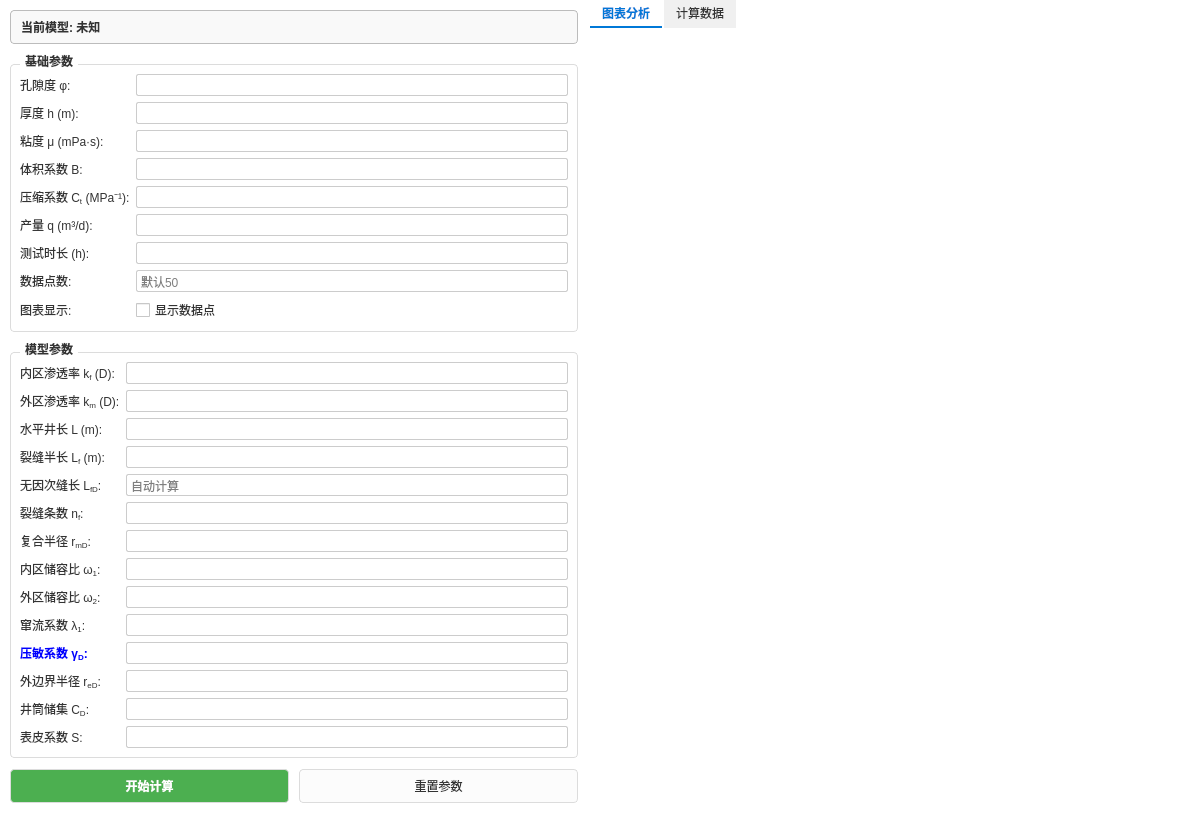
<?xml version="1.0" encoding="UTF-8"?>
<ui version="4.0">
 <class>WT_ModelWidget</class>
 <widget class="QWidget" name="WT_ModelWidget">
  <property name="geometry">
   <rect>
    <x>0</x>
    <y>0</y>
    <width>1200</width>
    <height>813</height>
   </rect>
  </property>
  <property name="windowTitle">
   <string>压裂水平井复合模型 (01-06)</string>
  </property>
  <property name="styleSheet">
   <string notr="true">/* 全局设置：白底黑字 */
QWidget {
        color: #333333;
        background-color: white;
        font-family: &quot;Microsoft YaHei&quot;;
        font-size: 9pt;
}

/* 分裂器手柄完全透明，去除竖线 */
QSplitter::handle {
        background-color: transparent;
}

/* 分组框样式 */
QGroupBox {
        font-weight: bold;
        border: 1px solid #dcdcdc;
        border-radius: 4px;
        margin-top: 10px;
}
QGroupBox::title {
        subcontrol-origin: margin;
        subcontrol-position: top left;
        left: 10px;
        padding: 0 3px;
        color: #333333;
}

/* 输入框样式 */
QLineEdit, QComboBox, QTextEdit {
        background-color: white;
        color: black;
        border: 1px solid #cccccc;
        border-radius: 2px;
        padding: 2px;
        selection-background-color: #0078d7;
}

/* 按钮通用样式 */
QPushButton {
        border: 1px solid #dcdcdc;
        border-radius: 4px;
        background-color: #fcfcfc;
        color: #333333;
        padding: 6px 12px;
        min-height: 20px;
}
QPushButton:hover {
        background-color: #f0f0f0;
        border-color: #0078d7;
        color: #0078d7;
}
QPushButton:pressed {
        background-color: #e0e0e0;
        border-color: #005a9e;
}

/* 模型选择按钮特殊样式 */
QPushButton#btnSelectModel {
        text-align: left;
        font-weight: bold;
        padding-left: 10px;
        background-color: #f9f9f9;
        border: 1px solid #bcbcbc;
}

/* 标签样式 */
QLabel {
        color: #333333;
}
</string>
  </property>
  <layout class="QHBoxLayout" name="horizontalLayout">
   <property name="spacing">
    <number>0</number>
   </property>
   <property name="leftMargin">
    <number>0</number>
   </property>
   <property name="topMargin">
    <number>0</number>
   </property>
   <property name="rightMargin">
    <number>0</number>
   </property>
   <property name="bottomMargin">
    <number>0</number>
   </property>
   <item>
    <widget class="QSplitter" name="splitter">
     <property name="orientation">
      <enum>Qt::Orientation::Horizontal</enum>
     </property>
     <property name="handleWidth">
      <number>2</number>
     </property>
     <widget class="QWidget" name="leftPanel" native="true">
      <property name="minimumSize">
       <size>
        <width>200</width>
        <height>0</height>
       </size>
      </property>
      <property name="maximumSize">
       <size>
        <width>16777215</width>
        <height>16777215</height>
       </size>
      </property>
      <property name="styleSheet">
       <string notr="true">QWidget#leftPanel {
        background-color: white;
        border: none; /* 移除右侧边框竖线 */
}</string>
      </property>
      <layout class="QVBoxLayout" name="verticalLayout">
       <property name="spacing">
        <number>10</number>
       </property>
       <property name="leftMargin">
        <number>10</number>
       </property>
       <property name="topMargin">
        <number>10</number>
       </property>
       <property name="rightMargin">
        <number>10</number>
       </property>
       <property name="bottomMargin">
        <number>10</number>
       </property>
       <item>
        <widget class="QPushButton" name="btnSelectModel">
         <property name="minimumSize">
          <size>
           <width>0</width>
           <height>34</height>
          </size>
         </property>
         <property name="text">
          <string>当前模型: 未知</string>
         </property>
         <property name="iconSize">
          <size>
           <width>16</width>
           <height>16</height>
          </size>
         </property>
        </widget>
       </item>
       <item>
        <widget class="QGroupBox" name="basicParamGroup">
         <property name="title">
          <string>基础参数</string>
         </property>
         <layout class="QFormLayout" name="formLayout_Base">
          <item row="0" column="0">
           <widget class="QLabel" name="label_phi">
            <property name="text">
             <string>&lt;html&gt;&lt;head/&gt;&lt;body&gt;&lt;p&gt;孔隙度 φ:&lt;/p&gt;&lt;/body&gt;&lt;/html&gt;</string>
            </property>
           </widget>
          </item>
          <item row="0" column="1">
           <widget class="QLineEdit" name="phiEdit"/>
          </item>
          <item row="1" column="0">
           <widget class="QLabel" name="label_h">
            <property name="text">
             <string>厚度 h (m):</string>
            </property>
           </widget>
          </item>
          <item row="1" column="1">
           <widget class="QLineEdit" name="hEdit"/>
          </item>
          <item row="2" column="0">
           <widget class="QLabel" name="label_mu">
            <property name="text">
             <string>粘度 μ (mPa·s):</string>
            </property>
           </widget>
          </item>
          <item row="2" column="1">
           <widget class="QLineEdit" name="muEdit"/>
          </item>
          <item row="3" column="0">
           <widget class="QLabel" name="label_B">
            <property name="text">
             <string>体积系数 B:</string>
            </property>
           </widget>
          </item>
          <item row="3" column="1">
           <widget class="QLineEdit" name="BEdit"/>
          </item>
          <item row="4" column="0">
           <widget class="QLabel" name="label_Ct">
            <property name="text">
             <string>&lt;html&gt;&lt;head/&gt;&lt;body&gt;&lt;p&gt;压缩系数 C&lt;sub&gt;t&lt;/sub&gt; (MPa⁻¹):&lt;/p&gt;&lt;/body&gt;&lt;/html&gt;</string>
            </property>
           </widget>
          </item>
          <item row="4" column="1">
           <widget class="QLineEdit" name="CtEdit"/>
          </item>
          <item row="5" column="0">
           <widget class="QLabel" name="label_q">
            <property name="text">
             <string>产量 q (m³/d):</string>
            </property>
           </widget>
          </item>
          <item row="5" column="1">
           <widget class="QLineEdit" name="qEdit"/>
          </item>
          <item row="6" column="0">
           <widget class="QLabel" name="label_t">
            <property name="text">
             <string>测试时长 (h):</string>
            </property>
           </widget>
          </item>
          <item row="6" column="1">
           <widget class="QLineEdit" name="tEdit"/>
          </item>
          <item row="7" column="0">
           <widget class="QLabel" name="label_points">
            <property name="text">
             <string>数据点数:</string>
            </property>
           </widget>
          </item>
          <item row="7" column="1">
           <widget class="QLineEdit" name="pointsEdit">
            <property name="placeholderText">
             <string>默认50</string>
            </property>
           </widget>
          </item>
          <item row="8" column="0">
           <widget class="QLabel" name="label_showPoints">
            <property name="text">
             <string>图表显示:</string>
            </property>
           </widget>
          </item>
          <item row="8" column="1">
           <widget class="QCheckBox" name="checkShowPoints">
            <property name="text">
             <string>显示数据点</string>
            </property>
           </widget>
          </item>
         </layout>
        </widget>
       </item>
       <item>
        <widget class="QGroupBox" name="modelParamGroup">
         <property name="title">
          <string>模型参数</string>
         </property>
         <layout class="QFormLayout" name="formLayout_Model">
          <item row="0" column="0">
           <widget class="QLabel" name="label_kf">
            <property name="text">
             <string>&lt;html&gt;&lt;head/&gt;&lt;body&gt;&lt;p&gt;内区渗透率 k&lt;span style=&quot; vertical-align:sub;&quot;&gt;f&lt;/span&gt; (D):&lt;/p&gt;&lt;/body&gt;&lt;/html&gt;</string>
            </property>
           </widget>
          </item>
          <item row="0" column="1">
           <widget class="QLineEdit" name="kfEdit"/>
          </item>
          <item row="1" column="0">
           <widget class="QLabel" name="label_km">
            <property name="text">
             <string>&lt;html&gt;&lt;head/&gt;&lt;body&gt;&lt;p&gt;外区渗透率 k&lt;span style=&quot; vertical-align:sub;&quot;&gt;m&lt;/span&gt; (D):&lt;/p&gt;&lt;/body&gt;&lt;/html&gt;</string>
            </property>
           </widget>
          </item>
          <item row="1" column="1">
           <widget class="QLineEdit" name="kmEdit"/>
          </item>
          <item row="2" column="0">
           <widget class="QLabel" name="label_L">
            <property name="text">
             <string>水平井长 L (m):</string>
            </property>
           </widget>
          </item>
          <item row="2" column="1">
           <widget class="QLineEdit" name="LEdit"/>
          </item>
          <item row="3" column="0">
           <widget class="QLabel" name="label_Lf">
            <property name="text">
             <string>&lt;html&gt;&lt;head/&gt;&lt;body&gt;&lt;p&gt;裂缝半长 L&lt;sub&gt;f&lt;/sub&gt; (m):&lt;/p&gt;&lt;/body&gt;&lt;/html&gt;</string>
            </property>
           </widget>
          </item>
          <item row="3" column="1">
           <widget class="QLineEdit" name="LfEdit"/>
          </item>
          <item row="4" column="0">
           <widget class="QLabel" name="label_LfD">
            <property name="text">
             <string>&lt;html&gt;&lt;head/&gt;&lt;body&gt;&lt;p&gt;无因次缝长 L&lt;sub&gt;fD&lt;/sub&gt;:&lt;/p&gt;&lt;/body&gt;&lt;/html&gt;</string>
            </property>
           </widget>
          </item>
          <item row="4" column="1">
           <widget class="QLineEdit" name="LfDEdit">
            <property name="readOnly">
             <bool>true</bool>
            </property>
            <property name="placeholderText">
             <string>自动计算</string>
            </property>
           </widget>
          </item>
          <item row="5" column="0">
           <widget class="QLabel" name="label_nf">
            <property name="text">
             <string>&lt;html&gt;&lt;head/&gt;&lt;body&gt;&lt;p&gt;裂缝条数 n&lt;sub&gt;f&lt;/sub&gt;:&lt;/p&gt;&lt;/body&gt;&lt;/html&gt;</string>
            </property>
           </widget>
          </item>
          <item row="5" column="1">
           <widget class="QLineEdit" name="nfEdit"/>
          </item>
          <item row="6" column="0">
           <widget class="QLabel" name="label_rmD">
            <property name="text">
             <string>&lt;html&gt;&lt;head/&gt;&lt;body&gt;&lt;p&gt;复合半径 r&lt;sub&gt;mD&lt;/sub&gt;:&lt;/p&gt;&lt;/body&gt;&lt;/html&gt;</string>
            </property>
           </widget>
          </item>
          <item row="6" column="1">
           <widget class="QLineEdit" name="rmDEdit"/>
          </item>
          <item row="7" column="0">
           <widget class="QLabel" name="label_omga1">
            <property name="text">
             <string>&lt;html&gt;&lt;head/&gt;&lt;body&gt;&lt;p&gt;内区储容比 ω&lt;sub&gt;1&lt;/sub&gt;:&lt;/p&gt;&lt;/body&gt;&lt;/html&gt;</string>
            </property>
           </widget>
          </item>
          <item row="7" column="1">
           <widget class="QLineEdit" name="omga1Edit"/>
          </item>
          <item row="8" column="0">
           <widget class="QLabel" name="label_omga2">
            <property name="text">
             <string>&lt;html&gt;&lt;head/&gt;&lt;body&gt;&lt;p&gt;外区储容比 ω&lt;sub&gt;2&lt;/sub&gt;:&lt;/p&gt;&lt;/body&gt;&lt;/html&gt;</string>
            </property>
           </widget>
          </item>
          <item row="8" column="1">
           <widget class="QLineEdit" name="omga2Edit"/>
          </item>
          <item row="9" column="0">
           <widget class="QLabel" name="label_remda1">
            <property name="text">
             <string>&lt;html&gt;&lt;head/&gt;&lt;body&gt;&lt;p&gt;窜流系数 λ&lt;sub&gt;1&lt;/sub&gt;:&lt;/p&gt;&lt;/body&gt;&lt;/html&gt;</string>
            </property>
           </widget>
          </item>
          <item row="9" column="1">
           <widget class="QLineEdit" name="remda1Edit"/>
          </item>
          <item row="10" column="0">
           <widget class="QLabel" name="label_gamaD">
            <property name="toolTip">
             <string>渗透率模量</string>
            </property>
            <property name="styleSheet">
             <string notr="true">color: blue;
font-weight: bold;</string>
            </property>
            <property name="text">
             <string>&lt;html&gt;&lt;head/&gt;&lt;body&gt;&lt;p&gt;压敏系数 γ&lt;sub&gt;D&lt;/sub&gt;:&lt;/p&gt;&lt;/body&gt;&lt;/html&gt;</string>
            </property>
           </widget>
          </item>
          <item row="10" column="1">
           <widget class="QLineEdit" name="gamaDEdit"/>
          </item>
          <item row="11" column="0">
           <widget class="QLabel" name="label_reD">
            <property name="text">
             <string>&lt;html&gt;&lt;head/&gt;&lt;body&gt;&lt;p&gt;外边界半径 r&lt;sub&gt;eD&lt;/sub&gt;:&lt;/p&gt;&lt;/body&gt;&lt;/html&gt;</string>
            </property>
           </widget>
          </item>
          <item row="11" column="1">
           <widget class="QLineEdit" name="reDEdit"/>
          </item>
          <item row="12" column="0">
           <widget class="QLabel" name="label_cD">
            <property name="text">
             <string>&lt;html&gt;&lt;head/&gt;&lt;body&gt;&lt;p&gt;井筒储集 C&lt;sub&gt;D&lt;/sub&gt;:&lt;/p&gt;&lt;/body&gt;&lt;/html&gt;</string>
            </property>
           </widget>
          </item>
          <item row="12" column="1">
           <widget class="QLineEdit" name="cDEdit"/>
          </item>
          <item row="13" column="0">
           <widget class="QLabel" name="label_s">
            <property name="text">
             <string>表皮系数 S:</string>
            </property>
           </widget>
          </item>
          <item row="13" column="1">
           <widget class="QLineEdit" name="sEdit"/>
          </item>
         </layout>
        </widget>
       </item>
       <item>
        <spacer name="verticalSpacer">
         <property name="orientation">
          <enum>Qt::Orientation::Vertical</enum>
         </property>
         <property name="sizeHint" stdset="0">
          <size>
           <width>20</width>
           <height>40</height>
          </size>
         </property>
        </spacer>
       </item>
       <item>
        <layout class="QHBoxLayout" name="horizontalLayout_Btns">
         <property name="spacing">
          <number>10</number>
         </property>
         <item>
          <widget class="QPushButton" name="calculateButton">
           <property name="styleSheet">
            <string notr="true">background-color: #4CAF50;
color: white; font-weight: bold; padding: 6px;</string>
           </property>
           <property name="text">
            <string>开始计算</string>
           </property>
          </widget>
         </item>
         <item>
          <widget class="QPushButton" name="resetButton">
           <property name="text">
            <string>重置参数</string>
           </property>
          </widget>
         </item>
        </layout>
       </item>
      </layout>
     </widget>
     <widget class="QWidget" name="rightPanel" native="true">
      <property name="styleSheet">
       <string notr="true">QWidget#rightPanel {
        background-color: white;
        border: none;
}</string>
      </property>
      <layout class="QVBoxLayout" name="rightLayout">
       <property name="leftMargin">
        <number>0</number>
       </property>
       <property name="topMargin">
        <number>0</number>
       </property>
       <property name="rightMargin">
        <number>0</number>
       </property>
       <property name="bottomMargin">
        <number>0</number>
       </property>
       <item>
        <widget class="QTabWidget" name="tabWidget_Right">
         <property name="styleSheet">
          <string notr="true">QTabWidget::pane { border: none;
} /* 去除标签页下方的横线 */
QTabBar::tab { background: #f0f0f0; color: #333333; padding: 6px 12px; border: none; border-bottom: 2px solid transparent; margin-right: 2px;
}
QTabBar::tab:hover { background-color: #e0e0e0; }
QTabBar::tab:selected { background: white; color: #0078d7; border-bottom: 2px solid #0078d7; font-weight: bold;
}</string>
         </property>
         <property name="currentIndex">
          <number>0</number>
         </property>
         <widget class="QWidget" name="tab_Chart">
          <attribute name="title">
           <string>图表分析</string>
          </attribute>
          <layout class="QVBoxLayout" name="verticalLayout_ChartTab">
           <property name="leftMargin">
            <number>0</number>
           </property>
           <property name="topMargin">
            <number>0</number>
           </property>
           <property name="rightMargin">
            <number>0</number>
           </property>
           <property name="bottomMargin">
            <number>0</number>
           </property>
           <item>
            <widget class="ChartWidget" name="chartWidget" native="true">
             <property name="sizePolicy">
              <sizepolicy hsizetype="Expanding" vsizetype="Expanding">
               <horstretch>0</horstretch>
               <verstretch>0</verstretch>
              </sizepolicy>
             </property>
            </widget>
           </item>
          </layout>
         </widget>
         <widget class="QWidget" name="tab_Data">
          <attribute name="title">
           <string>计算数据</string>
          </attribute>
          <layout class="QVBoxLayout" name="verticalLayout_DataTab">
           <item>
            <widget class="QTextEdit" name="resultTextEdit">
             <property name="readOnly">
              <bool>true</bool>
             </property>
            </widget>
           </item>
           <item>
            <widget class="QPushButton" name="btnExportDataTab">
             <property name="text">
              <string>导出数据 (.csv)</string>
             </property>
            </widget>
           </item>
          </layout>
         </widget>
        </widget>
       </item>
      </layout>
     </widget>
    </widget>
   </item>
  </layout>
 </widget>
 <customwidgets>
  <customwidget>
   <class>ChartWidget</class>
   <extends>QWidget</extends>
   <header>chartwidget.h</header>
   <container>1</container>
  </customwidget>
 </customwidgets>
 <resources/>
 <connections/>
</ui>
